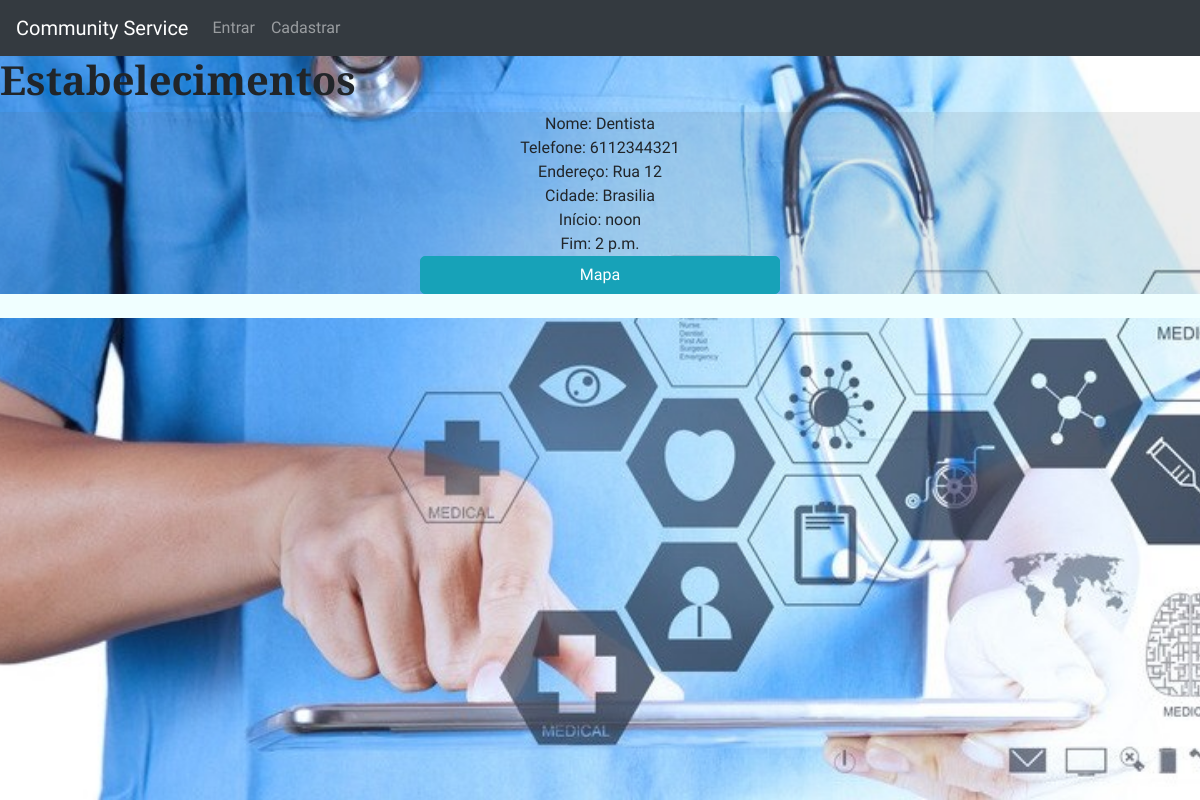
/divulga/servicolist/, run on an earlier commit of the app's database.
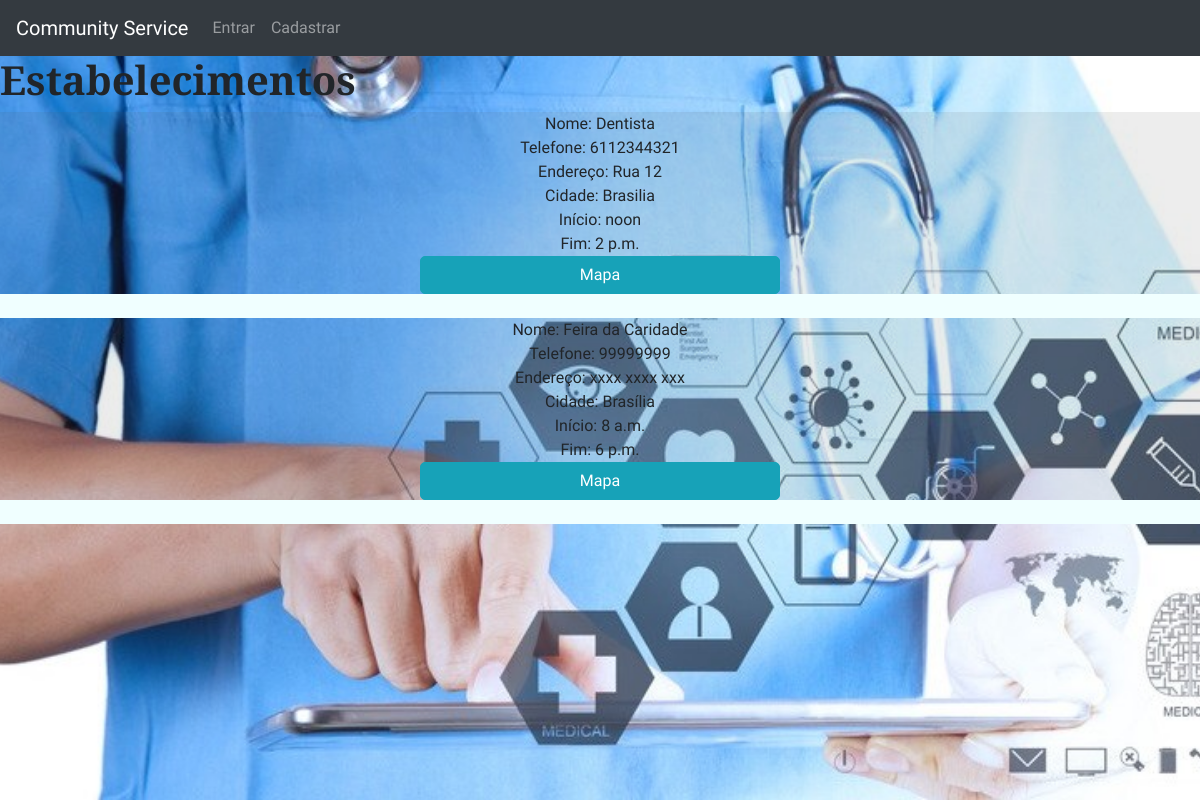
And on a later commit of the database.
### divulga/models.py (models this page shows, shortened)
class Establishment(models.Model):
    name = models.CharField(max_length=50, null=False)
    openHour = models.TimeField()
    closeHour = models.TimeField()
    telefone = models.CharField(max_length=15, null=False)
    cidade = models.CharField(max_length=30, null=False)
    bairro = models.CharField(max_length=50, null=False)
    endereco = models.CharField(max_length=140, null=False)
    cep = models.CharField(max_length=10, null=False)
    email = models.CharField(max_length=140, null=False)

### divulga/views.py (the view)
def servicolist(request):
    estabelecimentos = Establishment.objects.all()
    saude = HealthService.objects.all()
    doacao = Donation.objects.all()
    return render(request, 'servicolist.html', {'estabelecimentos':estabelecimentos,'saude':saude,'doacao':doacao})

### divulga/templates/servicolist.html (shortened to what this page needs)
{% extends 'base.html' %}
{% block content%}
<h1>Estabelecimentos</h1>
{% for i in estabelecimentos %}
<div id="btn" align="center">
Nome: {{ i.name }}<br>
Telefone: {{  i.telefone  }}<br>
Endereço: {{  i.endereco  }}<br>
Cidade: {{  i.cidade  }}<br>
Início: {{  i.openHour  }}<br>
Fim: {{  i.closeHour }}<br>
<form method="POST" action="{% url 'mapa' i.id %}">
<div id="btn-mapa">
<input style="border-radius: 5px; width: 30%"  class="btn btn-info btn-block" type="submit" value="Mapa" >
</div>
</form>
<div style="background: azure">
    <br>
</div>
</div>
{% endfor %}
{% endblock content %}

What changed in the data, as far as the page shows it:
added Establishment: name "Feira da Caridade", telefone "99999999", endereco "xxxx xxxx xxx", cidade "Brasília", openHour "8 a.m.", closeHour "6 p.m."
